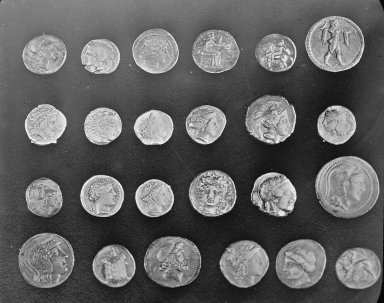
#> input picture skimage.data.coins(), 384 x 303 px; the run also reads 1 picture not shown here
$ jupyter execute --allow-errors 3_3_scikit_image_sol.ipynb   (shell and % lines are left out)
#> lines starting #> are read from the running program, lines starting #| are printed output that depends on the picture; after the words box and inside, x2 and y2 are one past the last pixel; in counts of white or black regions, pixels touching at a corner belong together; long printed decimals are rounded
[cell 1]
from __future__ import division, print_function
import numpy as np
import matplotlib.pyplot as plt

plt.rcParams['image.cmap'] = 'gray'
plt.rcParams['image.interpolation'] = 'none'

# Scikit-Image
Dans cette section, nous allons présenter les possibilités offertes par la librairie *scikit-image*. Cette dernière n'étant pas exhaustive, nous vous renvoyons donc sur la page principale de *scikit-image* pour plus d'informations:
http://scikit-image.org/

Cette section est librement basée sur les tutoriels proposés par `scikit-image`:
https://github.com/scikit-image/skimage-tutorials

## 1. Opérations de base
### 1.1 Quelques généralités
Dans `skimage`, les images sont gérées par des `numpy.ndarray`.

[cell 2]
from skimage import data

coins = data.coins()
#> coins is the input picture: shape (303, 384); min 1, max 252, mean 96.9

print(type(coins), coins.dtype, coins.shape)
#| <class 'numpy.ndarray'> uint8 (303, 384)
plt.imshow(coins, cmap='gray', interpolation='nearest');

[cell 3]
type(coins)

De base les images sont représentées par des entiers.

[cell 4]
cat = data.chelsea()
print("Shape:", cat.shape)
#| Shape: (300, 451, 3)
print("Values min/max:", cat.min(), cat.max())
#| Values min/max: 0 231

plt.imshow(cat, interpolation='nearest');

Les fonctions `img_as_float` et `img_as_ubyte` permettent de les convertir en float ou en int.

[cell 5]
from skimage import img_as_float, img_as_ubyte

image = data.chelsea()

image_float = img_as_float(image)
image_ubyte = img_as_ubyte(image)

print("type, min, max:", image_float.dtype, image_float.min(), image_float.max())
#| type, min, max: float64 0.0 0.9059
print("type, min, max:", image_ubyte.dtype, image_ubyte.min(), image_ubyte.max())
#| type, min, max: uint8 0 231

print("231/255 =", 231/255.)

Pour éviter tout problème, skimage conseille de mettre son code sous cette forme :

```python
def my_function(any_image):
   float_image = img_as_float(any_image)
   # Proceed, knowing image is in [0, 1]
```

Il est recommandé d'utiliser la représentation flottante dans la mesure où car c'est celle qui est utilisée par défaut dans `scikit-image`.

### 1.2 Accesseurs
Comme toute les images sont gérées par `numpy`, il est possible d'accéder aux pixels en utilisant les accesseurs donnés par `numpy`.

[cell 6]
cat[10:110, 10:110, :] = [255, 0, 0]  # [red, green, blue]
#> cat: shape (300, 451, 3); mean R, G, B 155.4, 103, 80.1
plt.imshow(cat);

Nous pouvons définir une version sous-échantillonnées de l'image de la manière suivante :

[cell 7]
image = data.camera()
pixelated = image[::10, ::10]
plt.imshow(pixelated);

Il est d'ailleurs possible d'utiliser `matplotlib` pour afficher les images avec la fonction `imshow`.
L'attribut `cmap` permet d'utiliser différentes carte de couleurs pour les afficher.

[cell 8]
image = data.camera()
face = image[80:160, 200:280]

fig, (ax_jet, ax_viridis, ax_gray) = plt.subplots(ncols=3, figsize=(10, 10))
ax_jet.imshow(face, cmap='jet')
ax_viridis.imshow(face, cmap='viridis')
ax_gray.imshow(face, cmap='gray');

Je vous renvoie vers cette [video](https://www.youtube.com/watch?v=xAoljeRJ3lU) pour une explication de `viridis` et de sa comparaison face à `jet`.

### Exercice
À partir de l'image `data.camera()`, créer un masque de sorte que les niveaux de gris **inférieur à 87 soient blancs** et que **les pixels en dehors d'un cercle centré et du même diamètre que l'image soient noirs**.

Vous aurez besoin de la fonction `np.ogrid` pour créer le cercle.

[cell 9]
camera = data.camera()
mask = camera < 87
#> mask: shape (512, 512) bool; 31.1% white; 60 white regions (48 under 20 px), largest, box (x1, y1, x2, y2) and area: (0, 68, 403, 512) 80359, (419, 210, 458, 223) 213, (0, 221, 14, 235) 148
camera[mask] = 255

l_x, l_y = camera.shape[0], camera.shape[1]
X, Y = np.ogrid[:l_x, :l_y]
outer_disk_mask = (X - l_x / 2)**2 + (Y - l_y / 2)**2 > (l_x / 2)**2
camera[outer_disk_mask] = 0

plt.imshow(camera);

### 1.3 Lecture / Ecriture
`Skimage` propose différentes fonctions pour lire/écrire des images :

[cell 10]
from skimage import io

im = io.imread('exo_img/skimage/input/salta_1.png')
plt.imshow(image);

[cell 11]
io.imsave('exo_img/skimage/input/salta_copy.jpg', im)

`ImageCollection` permet de lire un ensemble d'images.

[cell 12]
pano_imgs = io.ImageCollection('exo_img/skimage/input/pano/JDW_03*')
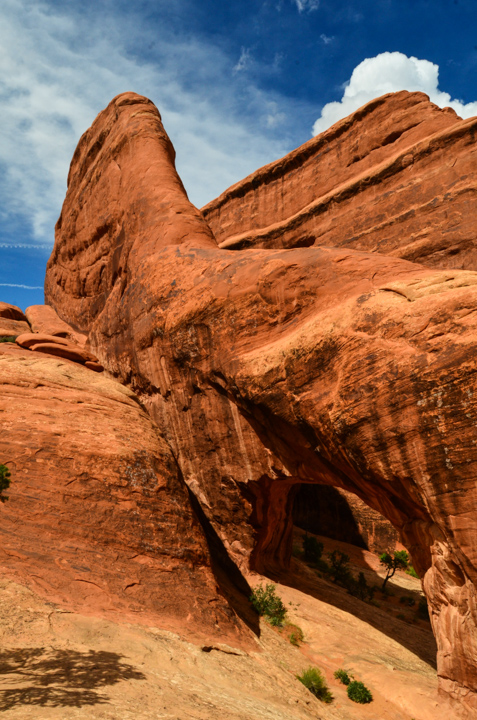
#> input picture exo_img/skimage/input/pano/JDW_0302.jpg, 477 x 720 px
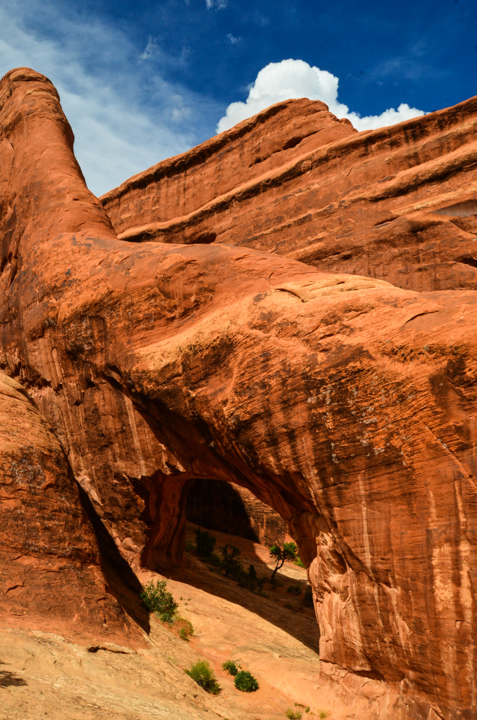
#> input picture exo_img/skimage/input/pano/JDW_0303.jpg, 477 x 720 px
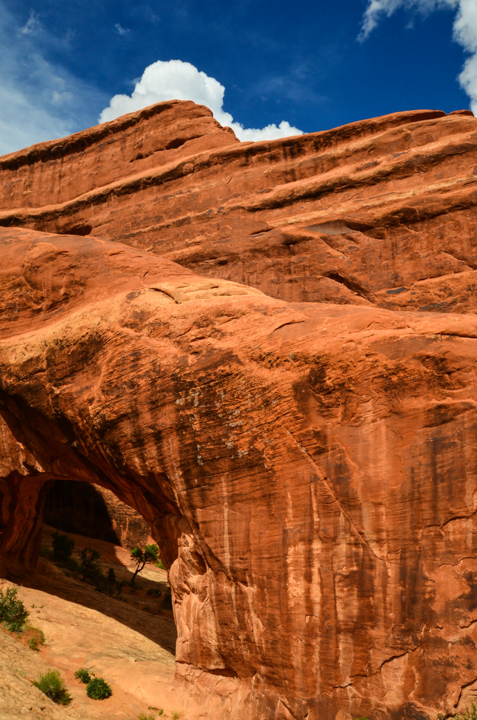
#> input picture exo_img/skimage/input/pano/JDW_0304.jpg, 477 x 720 px
#> pano_imgs = 3 items

Nous introduisons ici une fonction pour comparer plusieurs images entre elles. Cette dernière nous sera utile par la suite de ce notebook.

[cell 13]
def compare(*images, **kwargs):
    """
    Utility function to display images side by side.

    Parameters
    ----------
    image0, image1, image2, ... : ndarrray
        Images to display.
    labels : list
        Labels for the different images.
    """
    f, axes = plt.subplots(1, len(images), **kwargs)
    axes = np.array(axes, ndmin=1)

    labels = kwargs.pop('labels', None)
    if labels is None:
        labels = [''] * len(images)

    for n, (image, label) in enumerate(zip(images, labels)):
        axes[n].imshow(image, interpolation='nearest', cmap='gray')
        axes[n].set_title(label)
        axes[n].axis('off')

    f.tight_layout()

[cell 14]
compare(*pano_imgs, figsize=(12, 10))

## 2. Filtrage
Plusieurs filtres simples sont proposés dans le module `skimage.filters`:

[cell 15]
from skimage import filters

Application d'un filtre TV:

[cell 16]
from skimage.restoration import denoise_tv_bregman

denoised = denoise_tv_bregman(pixelated, 4)
io.imshow(denoised);

Un filtre de détecteur de contour (Sobel):

[cell 17]
pixelated_gradient = filters.sobel(pixelated)
io.imshow(pixelated_gradient);

Ou encore un filtre médian :

[cell 18]
from skimage.morphology import disk
selem = np.float64(disk(2))

median = filters.rank.median(pixelated, selem)
io.imshow(median);

Néanmoins ces filtres sont généralement définis uniquement pour des niveaux de gris.

La librairie propose le décorateur `@adapt_rgb` pour généraliser son utilisation aux images couleur.

[cell 19]
from skimage.color.adapt_rgb import adapt_rgb, each_channel, hsv_value

Le décorateur se place avant la fonction. L'attribut définit la manière dont doit être appliqué le filtre sur les trois canaux.
- `each_channel` applique indépendament le filtre sur chaque canal couleur.
- `hsv_value` convertit l'image dans l'espace couleurs HSV et applique le filtre sur chaque canal indépendament.

[cell 20]
@adapt_rgb(each_channel)
def sobel_each(image):
    return filters.sobel(image)


@adapt_rgb(hsv_value)
def sobel_hsv(image):
    return filters.sobel(image)

[cell 21]
from skimage.exposure import rescale_intensity

image = data.astronaut()
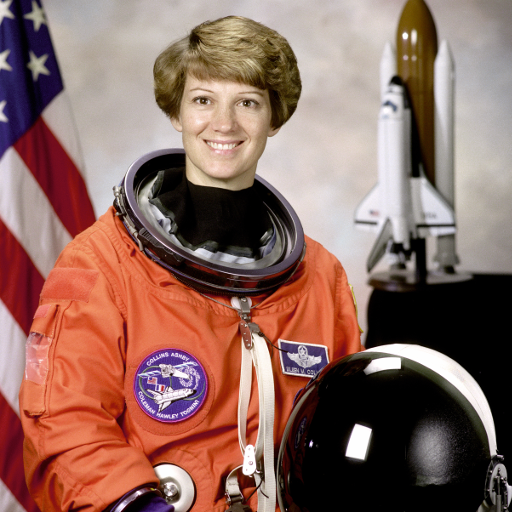
#> input picture skimage.data.astronaut(), 512 x 512 px
#> image is the input picture: shape (512, 512, 3); mean R, G, B 141.6, 105.8, 96.5

fig = plt.figure(figsize=(14, 7))
ax_each = fig.add_subplot(121, adjustable='box-forced')
ax_hsv = fig.add_subplot(122, sharex=ax_each, sharey=ax_each,
                         adjustable='box-forced')

ax_each.set_title("Sobel filter computed\n on individual RGB channels")
ax_each.imshow(rescale_intensity(1 - sobel_each(image)));

ax_hsv.set_title("Sobel filter computed\n on (V)alue converted image (HSV)")
ax_hsv.imshow(rescale_intensity(1 - sobel_hsv(image)));

Il est possible de définir sa propre convertion de couleurs en définissant une fonction de convertion.

Cette dernière doit être de la forme suivante :
``` python
def as_personal_convertion(image_filter, image, *args, **kwargs):
    # Tout un tas d'opération pour appliquer image_filter a l'image
    ...
    return filtered_image
```

Il est également possible de généraliser un traitement à un ensemble d'images en utilisant les possibilités offertes par Pythons.

[cell 22]
from skimage.color import rgb2gray
pano0, pano1, pano2 = [rgb2gray(im) for im in pano_imgs]

[cell 23]
compare(pano0, pano1, pano2, figsize=(12, 10))

Il est tout à fait possible de définir ses propres filtres à partir des `numpy.array`. Considérer l'image de test suivante :

[cell 24]
bright_square = np.zeros((7, 7), dtype=float)
bright_square[2:5, 2:5] = 1
print(bright_square)

[cell 25]
plt.imshow(bright_square, cmap='gray');

Nous définissons le filtre moyenneur de la manière suivante :

[cell 26]
mean_kernel = 1.0/9.0 * np.ones((3, 3))

print(mean_kernel)

Pour l'appliquer, nous allons utiliser la fonction convolve fourni par `scipy.ndimage` :

#> (a cell that did not finish here is left out)

Le résultat obtenue après convolution de `bright square`:

#> (a cell that did not finish here is left out)

Le résultat obtenu sur une image:

#> (a cell that did not finish here is left out)

### Exercice
- Définissez un filtre qui calcule le gradient de l'image.
- Ajouter un décorateur de sorte que si l'image est couleur, elle soit convertie en niveau de gris avant de calculer le gradient de l'image.

[cell 30]
from skimage.color import rgb2gray

def as_gray(image_filter, image, *args, **kwargs):
    gray_image = rgb2gray(image)
    return image_filter(gray_image, *args, **kwargs)

[cell 31]
@adapt_rgb(as_gray)
def compute_gradient(im):
    im = img_as_float(im)

    # Replace the kernels below with your difference filter
    # `ones` is used just for demonstration and your kernel
    # should be larger than (1, 1)
    vertical_edge_kernel = np.array([[-1, 1]])
    horizontal_edge_kernel = np.array([[-1], [1]])

    # As discussed earlier, you may want to replace pixelated
    # with a different image.
    image = pixelated
    # NOTE: A **vertical** gradient has a strong response at
    # **horizontal** edges and vice versa.
    vertical_gradient = convolve(im, horizontal_edge_kernel)
    horizontal_gradient = convolve(im, vertical_edge_kernel)

    return vertical_gradient, horizontal_gradient

Nous vous proposons de vérifier que les résultats sont corrects :

#> (a cell that did not finish here is left out)

## 3. Retouche
La librairie fournie également quelques fonctions de retouches des images contenues dans le module `skimage.exposure`. En voici quelques exemples :

[cell 33]
from skimage import exposure

Une fonction pour ajuster le niveau gamma de l'image:

#> (a cell that did not finish here is left out)

[cell 35]
im = data.moon()
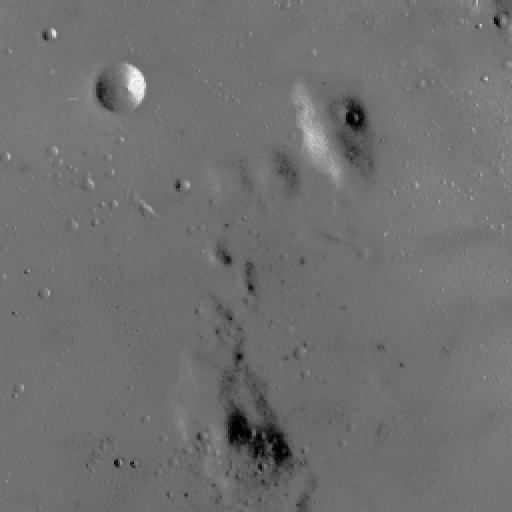
#> input picture skimage.data.moon(), 512 x 512 px
#> im is the input picture: shape (512, 512); min 0, max 255, mean 112.2
gamma_img = exposure.exposure.adjust_gamma(im, 1.)
plt.imshow(gamma_img);

Une autre qui permet d'ajuster les variations d'histogrammes.

#> (a cell that did not finish here is left out)

[cell 37]
log_img = exposure.equalize_adapthist(im, clip_limit=0.03)
plt.imshow(log_img);

### Exercice
Nous vous proposons de programmer la version généralisée du `Midway Equilization Histogram` proposée par Julie Delon. Cet algorithme permet de limiter les variations de luminosité et de contraste d'une même série d'images.

Il fonctionne de la manière suivante :
- Calculer les histogrammes cumulés des deux images en utilisant `exposure.cumularive_distribution`
- Trouver le niveau gris $n_2$ de l'image 2 qui possèdent le même distribution cumulées que le niveau de gris $n_1$  requête de l'image 1.
- Définir le nouveaux niveaux gris par $n_m = (n_1 + n_2) / 2$
- Mettre à jour $n_1 = n_m, n_2 = n_m$.

[cell 38]
def apply_midway_general(u_1, u_2):
    u_1 = img_as_float(u_1)
    u_2 = img_as_float(u_2)

    cum_hist1, _ = exposure.cumulative_distribution(u_1.ravel())
    cum_hist2, _ = exposure.cumulative_distribution(u_2.ravel())

    f_12 = (np.arange(256) + np.array([np.argmin(h1 > cum_hist2)
                                       for h1 in cum_hist1])) / 510.
    f_21 = (np.arange(256) + np.array([np.argmin(h2 > cum_hist1)
                                       for h2 in cum_hist2])) / 510.

    u_midway_1 = f_12[np.int_(255. * u_1.ravel())]
    u_midway_2 = f_21[np.int_(255. * u_2.ravel())]

    return u_midway_1.reshape(u_1.shape), u_midway_2.reshape(u_2.shape)

Vous pouvez contrôler les résultats avec les lignes suivantes:

[cell 39]
im_1 = io.imread('exo_img/skimage/input/fitz_roy_1.png')
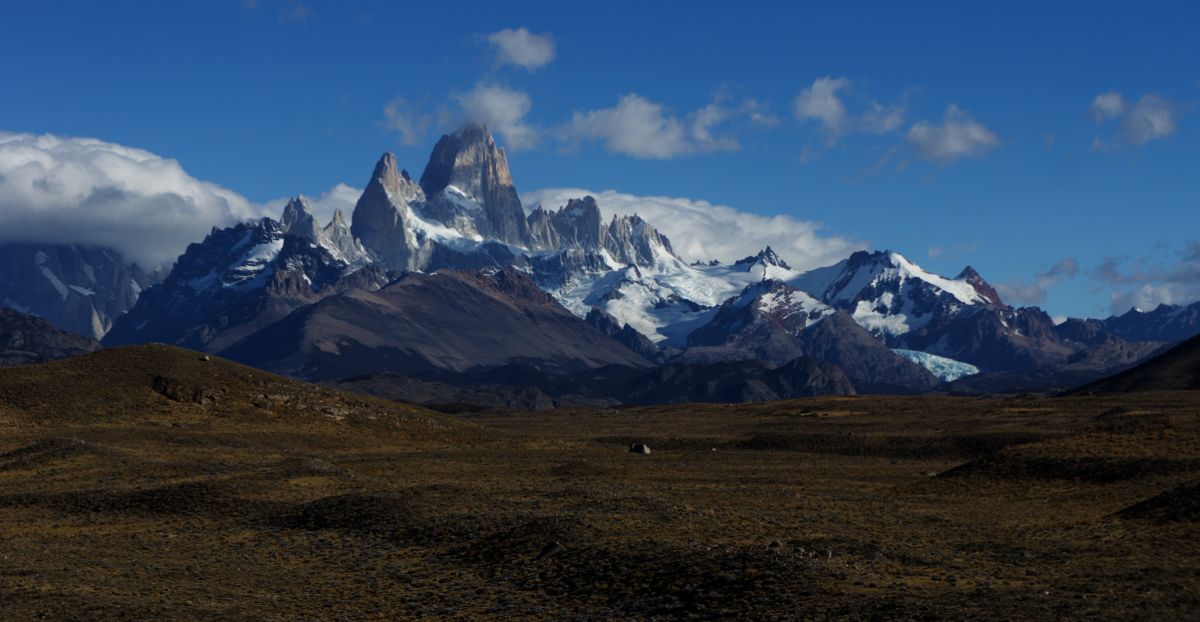
#> input picture exo_img/skimage/input/fitz_roy_1.png, 1200 x 622 px
#> im_1 is the input picture: shape (622, 1200, 4); mean R, G, B, A 49.2, 67.5, 89.5, 255
im_2 = io.imread('exo_img/skimage/input/fitz_roy_2.png')
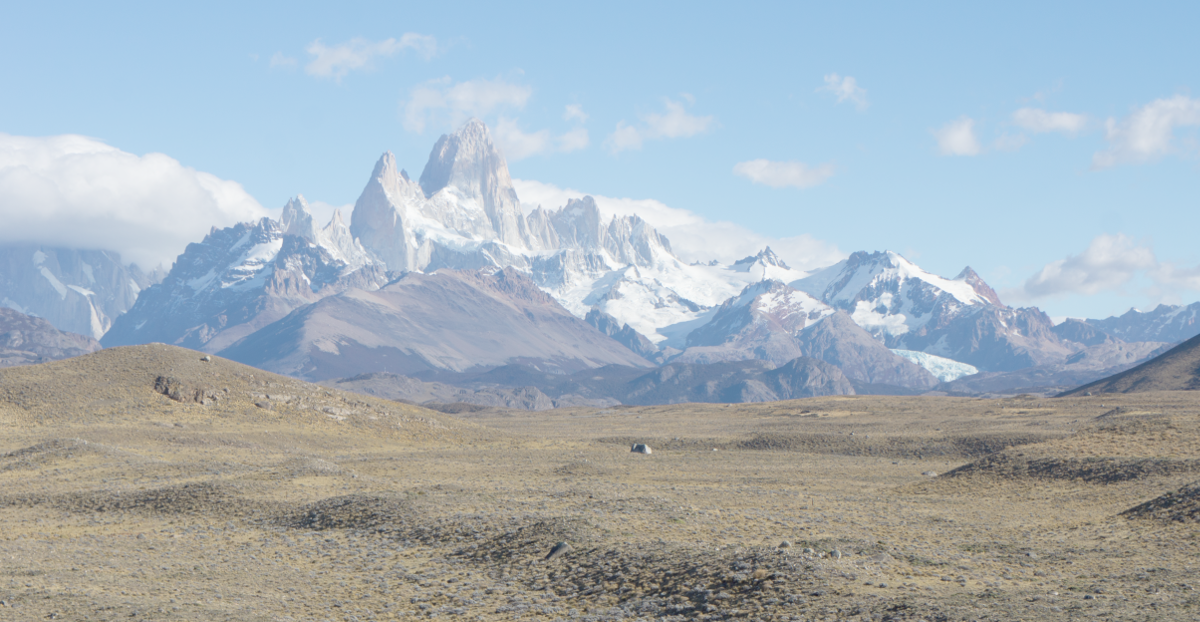
#> input picture exo_img/skimage/input/fitz_roy_2.png, 1200 x 622 px
#> im_2 is the input picture: shape (622, 1200, 4); mean R, G, B, A 165.8, 177.8, 185.8, 255

midway_1, midway_2 = apply_midway_general(im_1, im_2)
#> in apply_midway_general, `cum_hist1, _ = exposure.cumulative_distribution(u_1.ravel())`: cum_hist1 = 256 values from 0.000369 to 1
#> in apply_midway_general, `cum_hist2, _ = exposure.cumulative_distribution(u_2.ravel())`: cum_hist2 = 256 values from 3.35e-07 to 1
#> in apply_midway_general, `f_12 = (np.arange(256) + np.array([np.argmin(h1 > cum_hist2) for h1 in..`: f_12 = 256 values from 0.0529 to 1
#> in apply_midway_general, `f_21 = (np.arange(256) + np.array([np.argmin(h2 > cum_hist1) for h2 in..`: f_21 = 256 values from 0 to 1
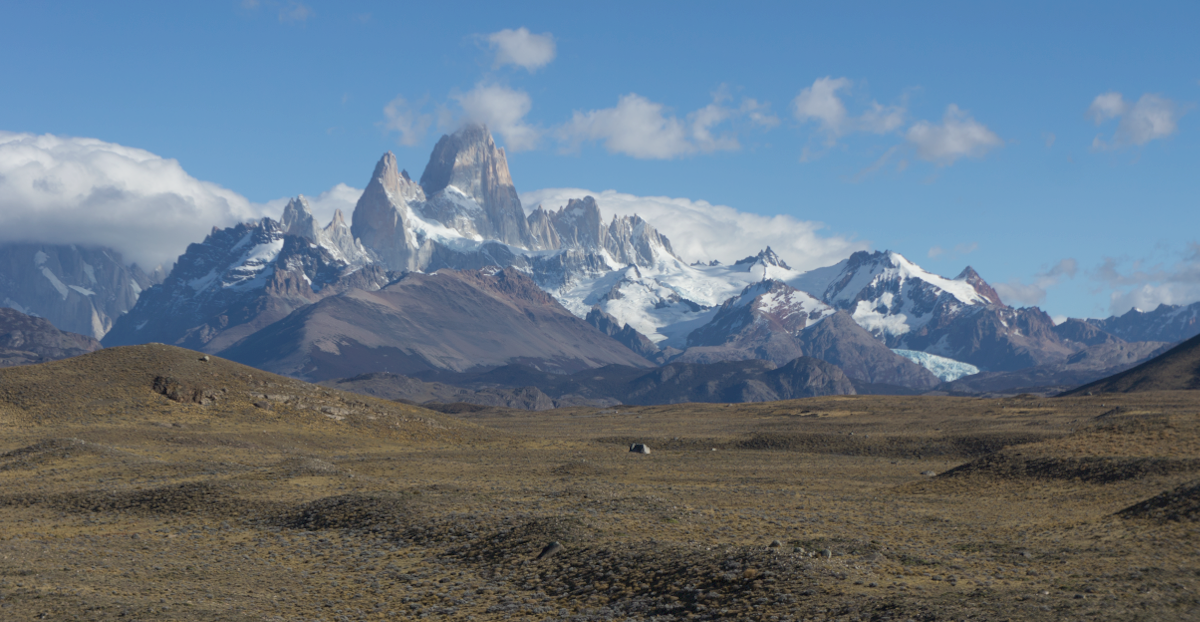
#> midway_1: shape (622, 1200, 4) float64; mean R, G, B, A 0.4, 0.464, 0.523, 1

plt.figure(figsize=(17, 10))
plt.subplot(221)
plt.axis('off')
plt.imshow(im_1)
plt.title('Image 1 avant correction')

plt.subplot(222)
plt.axis('off')
plt.imshow(im_2)
plt.title('Image 2 avant correction')

plt.subplot(223)
plt.axis('off')
plt.imshow(midway_1)
plt.title('Image 1 apres correction')

plt.subplot(224)
plt.axis('off')
plt.imshow(midway_2)
plt.title('Image 2 apres correction')

plt.show()
#> (the rest of the program and of its run is left out)
